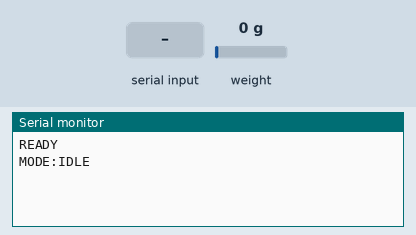
Bench run of a sketch on a simulated Arduino Uno, built with avr-gcc and run on an emulated ATmega328P. Shown: the last lines printed to the serial monitor. The test bench sets the inputs (shaded band); at power-on: weight on the scale 0 g.

Above: at 2.2 s.
2.3 s: "START_WEIGHT\n" received over Serial
At 3.5 s:
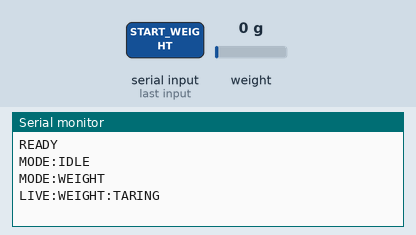
3.8 s: "1\n" received over Serial
At 5.11 s:
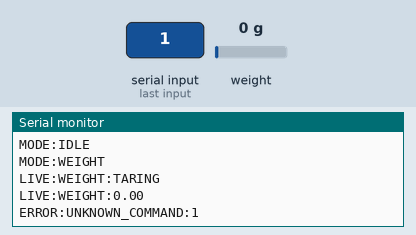

The sketch:

weight.ino
```cpp
/*
  Backup sketch: HX711 weight sensor only
  Upload this only when testing the load-cell platform by itself.

  Commands:
    START_WEIGHT
    STOP

  Output:
    READY
    MODE:IDLE
    MODE:WEIGHT
    LIVE:WEIGHT:kg
    RESULT:WEIGHT:kg
    ERROR:message
    DONE
*/

#include <math.h>
#include <HX711.h>

enum WeightMode {
  IDLE,
  MEASURE_WEIGHT
};

WeightMode currentMode = IDLE;
HX711 scale;

const byte HX711_DOUT_PIN = 3;
const byte HX711_SCK_PIN = 2;
const float CALIBRATION_FACTOR = -7050.0; // Adjust after calibration. Change sign if readings are negative.
const float MIN_USER_WEIGHT_KG = 10.0; // Use 1.0 while testing small objects, then 10.0 for real users.
const float STABLE_TOLERANCE_KG = 0.15;
const byte STABLE_REQUIRED = 6;
const unsigned long TIMEOUT_MS = 30000;
const unsigned long LIVE_INTERVAL_MS = 500;
const unsigned long IDLE_INTERVAL_MS = 8000;

bool scaleReady = false;
float lastWeight = 0;
byte stableCount = 0;
unsigned long startedAt = 0;
unsigned long lastLivePrint = 0;
unsigned long lastIdlePrint = 0;

void setup() {
  Serial.begin(115200);
  Serial.setTimeout(25);

  scale.begin(HX711_DOUT_PIN, HX711_SCK_PIN);
  scale.set_scale(CALIBRATION_FACTOR);
  if (scale.is_ready()) {
    scale.tare();
    scaleReady = true;
  } else {
    Serial.println("ERROR:HX711_NOT_READY");
  }

  Serial.println("READY");
  Serial.println("MODE:IDLE");
}

void loop() {
  checkSerialCommand();

  if (currentMode == MEASURE_WEIGHT) {
    measureWeight();
    return;
  }

  if (millis() - lastIdlePrint >= IDLE_INTERVAL_MS) {
    lastIdlePrint = millis();
    Serial.println("MODE:IDLE");
  }
}

void checkSerialCommand() {
  if (!Serial.available()) return;

  String command = Serial.readStringUntil('\n');
  command.trim();
  command.toUpperCase();

  if (command == "START_WEIGHT") {
    if (!scaleReady) {
      Serial.println("ERROR:HX711_NOT_READY");
      return;
    }
    startedAt = millis();
    lastLivePrint = 0;
    lastWeight = 0;
    stableCount = 0;
    currentMode = MEASURE_WEIGHT;
    Serial.println("MODE:WEIGHT");
    Serial.println("LIVE:WEIGHT:TARING");
    scale.tare(20);
    return;
  }

  if (command == "STOP") {
    currentMode = IDLE;
    stableCount = 0;
    Serial.println("MODE:IDLE");
    return;
  }

  if (command.length() > 0) {
    Serial.print("ERROR:UNKNOWN_COMMAND:");
    Serial.println(command);
  }
}

void measureWeight() {
  if (millis() - startedAt > TIMEOUT_MS) {
    Serial.println("ERROR:WEIGHT_TIMEOUT");
    finish();
    return;
  }

  if (!scale.is_ready()) {
    stableCount = 0;
    Serial.println("LIVE:WEIGHT:0.00");
    delay(200);
    return;
  }

  float weightKg = scale.get_units(5);
  if (weightKg < MIN_USER_WEIGHT_KG) {
    stableCount = 0;
    lastWeight = weightKg;
    if (millis() - lastLivePrint >= LIVE_INTERVAL_MS) {
      lastLivePrint = millis();
      Serial.println("LIVE:WEIGHT:0.00");
    }
    return;
  }

  if (millis() - lastLivePrint >= LIVE_INTERVAL_MS) {
    lastLivePrint = millis();
    Serial.print("LIVE:WEIGHT:");
    Serial.println(weightKg, 2);
  }

  if (fabs(weightKg - lastWeight) <= STABLE_TOLERANCE_KG) {
    stableCount++;
  } else {
    stableCount = 0;
  }
  lastWeight = weightKg;

  if (stableCount >= STABLE_REQUIRED) {
    Serial.print("RESULT:WEIGHT:");
    Serial.println(weightKg, 2);
    finish();
  }
}

void finish() {
  Serial.println("DONE");
  currentMode = IDLE;
  Serial.println("MODE:IDLE");
}
```

height.ino
```cpp
/*
  Height sensor backup placeholder

  Status: NOT AVAILABLE YET

  The ultrasonic height sensor is intentionally not included in the active
  firmware because the hardware is not connected right now.

  Do not upload or merge height-reading code until the real sensor is wired,
  calibrated, and ready to be triggered by a web command.
*/
```

temperature.ino
```cpp
/*
  Temperature sensor backup placeholder

  Status: NOT AVAILABLE YET

  The temperature sensor is intentionally not included in the active firmware
  because the hardware is not connected right now.

  Do not upload or merge temperature-reading code until the real sensor is
  wired, calibrated, and ready to be triggered by a web command.
*/
```

Measured:
- after the input at 2.3 s, the serial monitor: prints a new line at once (image 1)
- after the input at 3.8 s, the serial monitor: prints a new line after 1.0 s (image 2)
